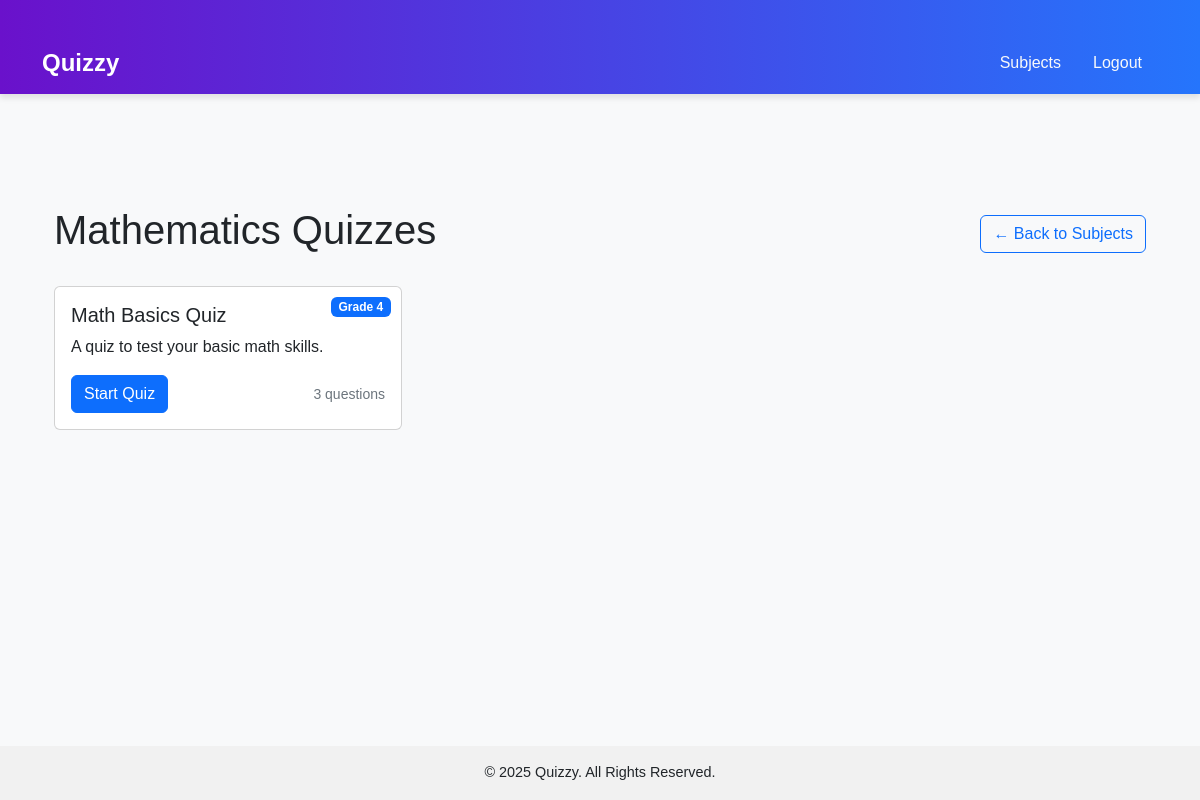
The app's page /subject/mathematics/ (signed in), older data.
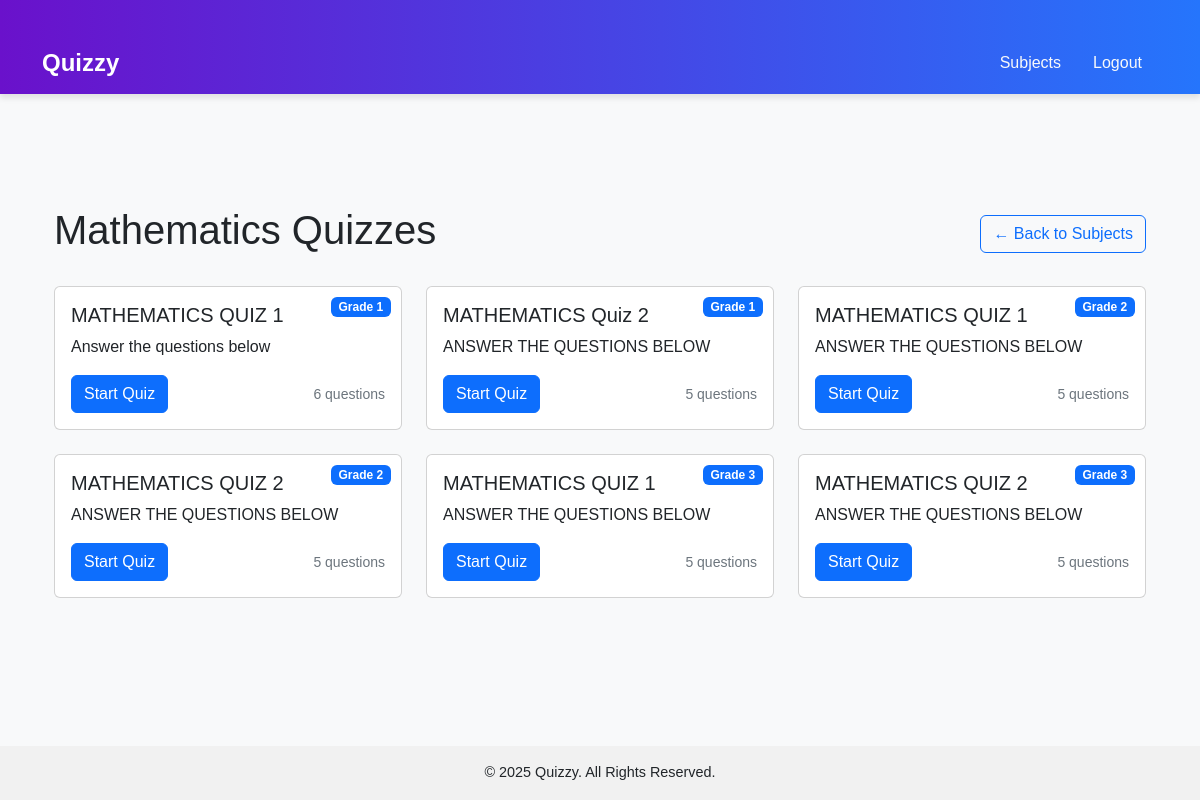
The same page, newer data.
### quizzes/models.py (models this page shows, shortened)
class Quiz(models.Model):
    QUESTION_TYPES = [
        ('MC', 'Multiple Choice'),
        ('TF', 'True/False'),
        ('SA', 'Short Answer')
    ]
    title = models.CharField(max_length=200)
    description = models.TextField(blank=True)
    created_by = models.ForeignKey(settings.AUTH_USER_MODEL, on_delete=models.CASCADE)
    subject = models.CharField(max_length=100)
    grade_level = models.IntegerField()
    subject = models.CharField(max_length=100)

### quizzes/views.py (the view)
# urls.py: path('subject/<str:subject>/', views.subject_quizzes, name='subject_quizzes'),
@login_required
def subject_quizzes(request, subject):
    quizzes = Quiz.objects.filter(subject__iexact=subject)
    return render(request, 'subject_quizzes.html', {
        'subject': subject,
        'quizzes': quizzes
    })

### templates/subject_quizzes.html (shortened to what this page needs)
{% extends 'base.html' %}
{% block content %}
<div class="container mt-5">
    <div class="d-flex justify-content-between align-items-center mb-4">
        <h1>{{ subject|title }} Quizzes</h1>
        <a href="{% url 'subject_selection' %}" class="btn btn-outline-primary">
            ← Back to Subjects
        </a>
    </div>
    <div class="row">
        {% for quiz in quizzes %}
        <div class="col-md-4 mb-4">
            <div class="card quiz-card">
                <div class="card-body">
                    <span class="badge bg-primary difficulty-badge">
                        Grade {{ quiz.grade_level }}
                    </span>
                    <h5 class="card-title">{{ quiz.title }}</h5>
                    <p class="card-text">{{ quiz.description }}</p>
                    <div class="d-flex justify-content-between align-items-center">
                        <a href="{% url 'quiz_detail' quiz.id %}" class="btn btn-primary">
                            Start Quiz
                        </a>
                        <small class="text-muted">
                            {{ quiz.questions.count }} questions
                        </small>
                    </div>
                </div>
            </div>
        </div>
        {% endfor %}
    </div>
</div>
{% endblock %}

Row changes from the older to the newer data that the page shows:
removed Quiz: subject "Mathematics", grade_level "4", title "Math Basics Quiz", description "A quiz to test your basic math skills.", questions.count "3"
added Quiz: grade_level "1", title "MATHEMATICS QUIZ 1", description "Answer the questions below", questions.count "6"
added Quiz: grade_level "1", title "MATHEMATICS Quiz 2", description "ANSWER THE QUESTIONS BELOW", questions.count "5"
added Quiz: grade_level "2", title "MATHEMATICS QUIZ 1", description "ANSWER THE QUESTIONS BELOW", questions.count "5"
added Quiz: grade_level "2", title "MATHEMATICS QUIZ 2", description "ANSWER THE QUESTIONS BELOW", questions.count "5"
added Quiz: grade_level "3", title "MATHEMATICS QUIZ 1", description "ANSWER THE QUESTIONS BELOW", questions.count "5"
added Quiz: grade_level "3", title "MATHEMATICS QUIZ 2", description "ANSWER THE QUESTIONS BELOW", questions.count "5"
Text that changed along with them:
{{ subject|title }}: (not shown) → "Mathematics"
